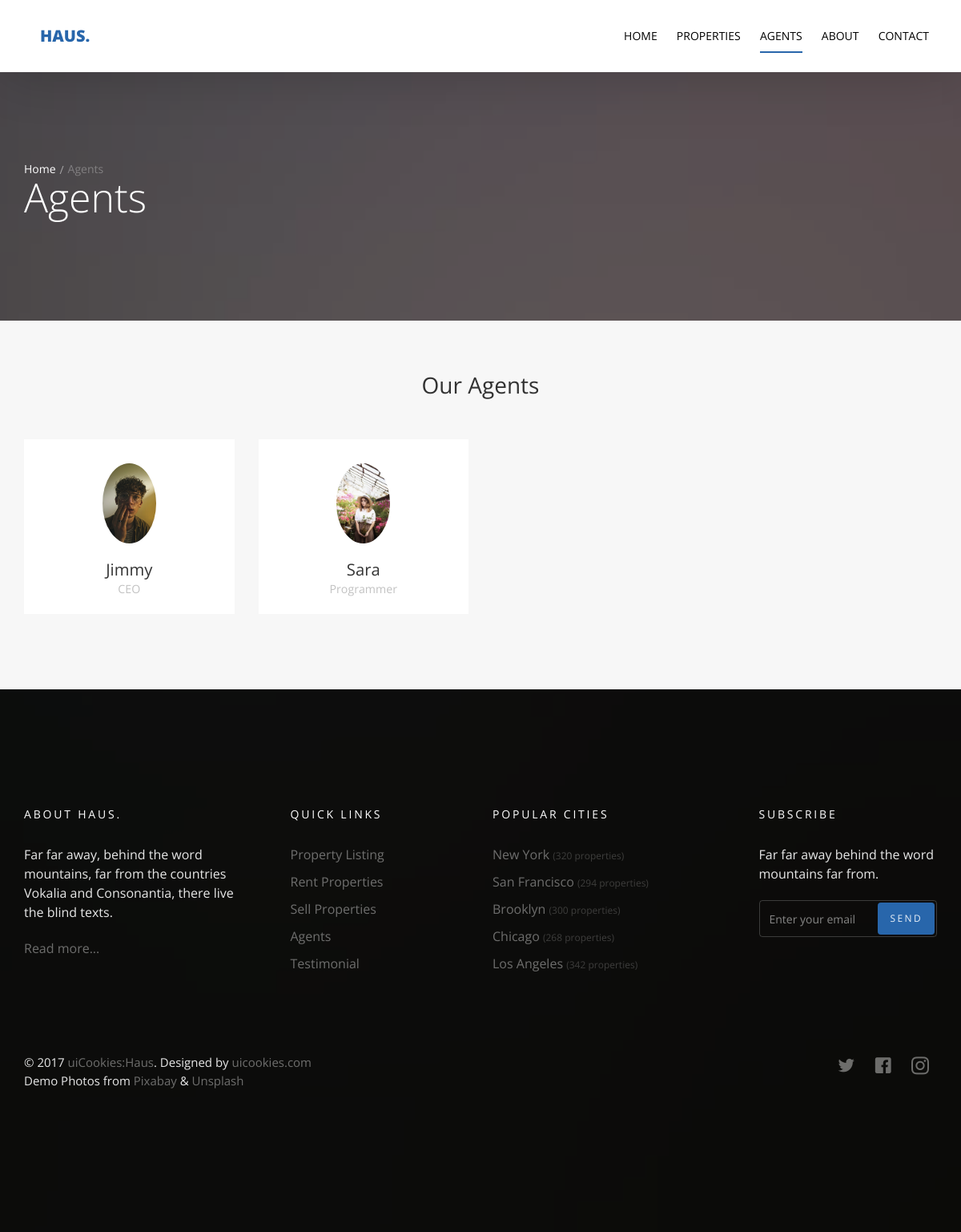
/agents/, run on the app's committed database.
### agents/models.py (models this page shows, shortened)
class Agents(models.Model):
    name = models.CharField(max_length=50)
    class Meta:
        verbose_name= 'Agent'
        verbose_name_plural = 'Agents'
    title = models.CharField(max_length=50)
    image = models.ImageField(upload_to='agents/', null=True)

### agents/views.py (the view)
# urls.py: path('', views.agents_list, name='agent_list'),
def agents_list(request):
    agents_list = Agents.objects.all()
    template = 'agents/list.html'
    context = {
        'agents_list' : agents_list
    }
    return render(request, template, context)

### agents/templates/agents/list.html (shortened to what this page needs)
{% extends 'base.html' %}
{% block body %}
  <section class="probootstrap-slider flexslider2 page-inner">
    <div class="overlay"></div>
    <div class="probootstrap-wrap-banner">
      <div class="container">
        <div class="row">
          <div class="col-md-8">
            <div class="page-title probootstrap-animate">
              <div class="probootstrap-breadcrumbs">
                <a href="#">Home</a><span>Agents</span>
              </div>
              <h1>Agents</h1>
            </div>
          </div>
        </div>
      </div>
    </div>
    <ul class="slides">
      <li style="background-image: url(img/slider_1.jpg);"></li>
    </ul>
  </section>
  <section class="probootstrap-section probootstrap-section-lighter">
    <div class="container">
      <div class="row heading">
        <h2 class="mt0 mb50 text-center">Our Agents</h2>
      </div>
      <div class="row">
        {% for agents in agents_list %}
        <div class="col-md-3 col-sm-6">
          <div class="probootstrap-card probootstrap-person text-left">
            <div class="probootstrap-card-media">
              <img src="{{agents.image.url}}" class="img-responsive" alt="Free HTML5 Template by uicookies.com">
            </div>
            <div class="probootstrap-card-text">
              <h2 class="probootstrap-card-heading mb0">{{agents.name}}</h2>
              <p><small>{{agents.title}}</small></p>
            </div>
          </div>
        </div>
        {% endfor %}
      </div>
    </div>
  </section>
  {% endblock body %}

### data on the page
Agents: image (picture), name "Jimmy", title "CEO"
Agents: image (picture), name "Sara", title "Programmer"
